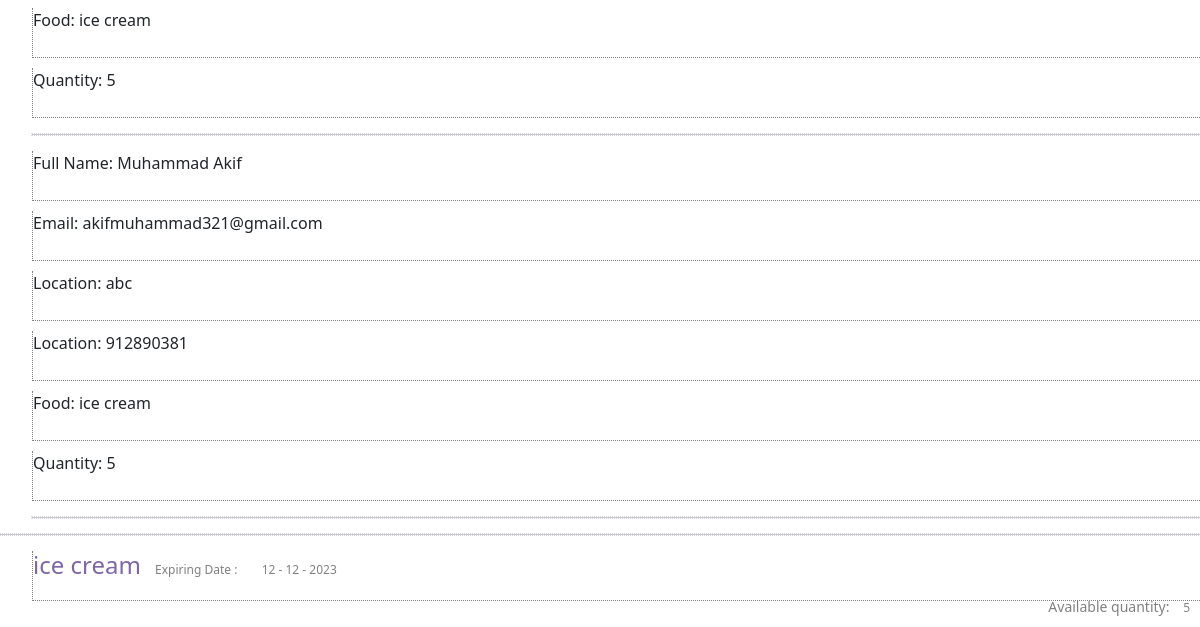
The page /list/item/akif (lower part) on the database as committed earlier.
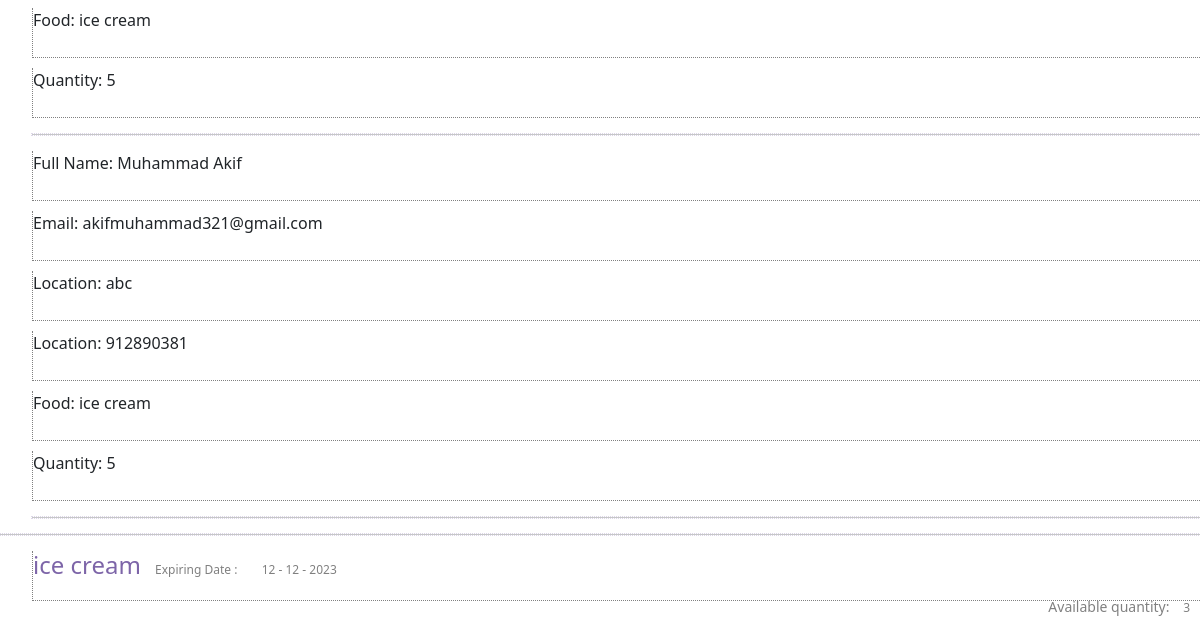
The same page on the database as committed later.
### app.py (models this page shows, shortened)
class orders(db.Model): #username of owner's food that's unique.
    id = db.Column(db.Integer, primary_key=True)
    username = db.Column(db.String(80), nullable=False) #username of food owner
    fullname = db.Column(db.String(120), nullable=False) #it will be the buyer's fullname
    email = db.Column(db.String(100), nullable=False) #it will be the buyer's email
    location = db.Column(db.String(200), nullable=False) #it will be the buyer's location
    contact = db.Column(db.String(20), nullable=False) #it will be the buyer's contact
    fooditemid = db.Column(db.Integer, nullable=False) #it will be the food item id which buyer has get
    quantityoffood = db.Column(db.String(1000), nullable=False) #it will be the food item quantity

class fooditem(db.Model):
    id = db.Column(db.Integer, primary_key=True)
    username = db.Column(db.String(80), nullable=False)
    itemName = db.Column(db.String(120), nullable=False)
    expDay = db.Column(db.Integer, nullable=False)
    expMonth = db.Column(db.Integer, nullable=False)
    expYear = db.Column(db.Integer, nullable=False)
    qx = db.Column(db.Integer, nullable=False)

### app.py (the view)
@app.route('/list/item/<username>')
def listitem(username):
    items = {}
    items = fooditem.query.filter_by(username=username).all()
    order = orders.query.filter_by(username=username).all()
    if len(items)==0: #if food is not in footitem it's mean everyfood has taken by someone.
        items = deletedfooditems.query.filter_by(username=username).all()
    obj = {}
    for item in order:
        try:
            value = fooditem.query.filter_by(id=item.fooditemid).first().itemName
        except:
            value = deletedfooditems.query.filter_by(id=item.fooditemid).first().itemName
        obj[item.fooditemid] = value
    return render_template("item-list-store.html", usrname=username, items=items, orders=order, foodnames=obj)

### templates/item-list-store.html (shortened to what this page needs)
{% extends 'base.html' %}
{% block body %}
<ul>
    {% for item in orders %}
        <li>Full Name: {{item.fullname}}</li>
        <li>Email: {{item.email}}</li>
        <li>Location: {{item.location}}</li>
        <li>Location: {{item.contact}}</li>
        <li>Food: {{foodnames[item.fooditemid]}}</li>
        <li>Quantity: {{item.quantityoffood}}</li>
        <hr>
    {% endfor %}
</ul>
<hr>
<ul>
    {% for item in items %}
    <li>
        <h4>{{item.itemName}}</h4>
        <label>Expiring Date :</label> <label>{{item.expDay}} - {{item.expMonth}} - {{item.expYear}}</label>
       <span id="inlinerighttag">Available quantity: <label>{{item.qx}}</label></span>
    </li>
    {% endfor %}
</ul>
{% endblock %}

### templates/base.html (shortened to what this page needs)
<!DOCTYPE html>
<html lang="en">
<head>
    <link rel="stylesheet" href="{{ url_for('static', filename='css/main.css') }}">
    <link href="https://cdn.jsdelivr.net/npm/bootstrap@5.0.0-beta3/dist/css/bootstrap.min.css" rel="stylesheet">
    <link rel="stylesheet" href="path/to/font-awesome/css/font-awesome.min.css">
</head>
<body>
    {% block body %}{% endblock %}
</body>
</html>

### static/css/main.css (style rules this page uses)
body { font-family: Verdana, Geneva, Tahoma, sans-serif; margin: 0px !important; padding: 0px !important; }
* { box-sizing: border-box; }
h4 { display: inline; color: rgb(125, 101, 168); text-align: left; }
hr { outline: 1px rgb(125, 101, 168) dotted; border: none; fill: none; margin-bottom: 30px; }
label { display: inline; font-size: 12px; color: gray; margin: 10px; }
#inlinerighttag { display: block; width: 100%; text-align: right; font-size: 14px; color: gray; }
li { position: relative; width: 100%; height: 50px; list-style-type: none; margin-bottom: 10px; border-top: none; border-right: none; border-bottom: 1px gray dotted; border-left: 1px gray dotted; }

Rows that differ between the two databases and show on the page:
changed fooditem "ice cream": qx "5" → "3"
